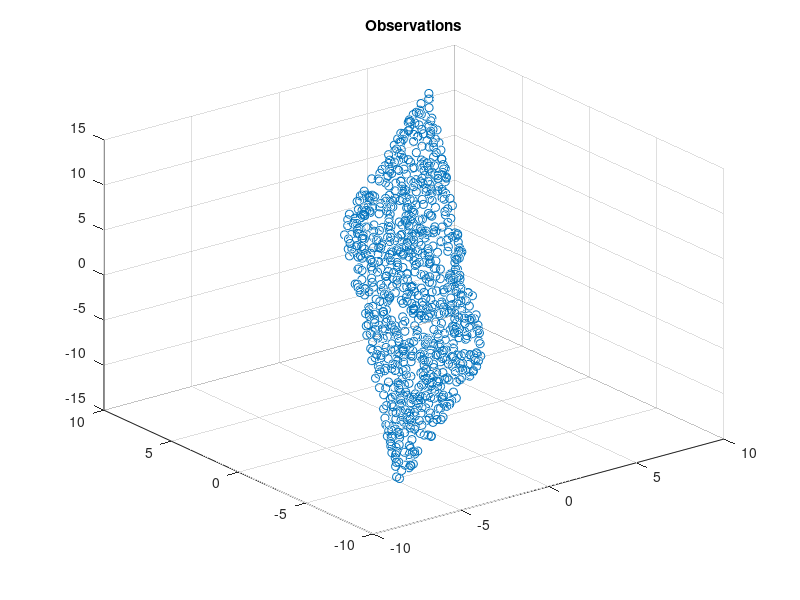
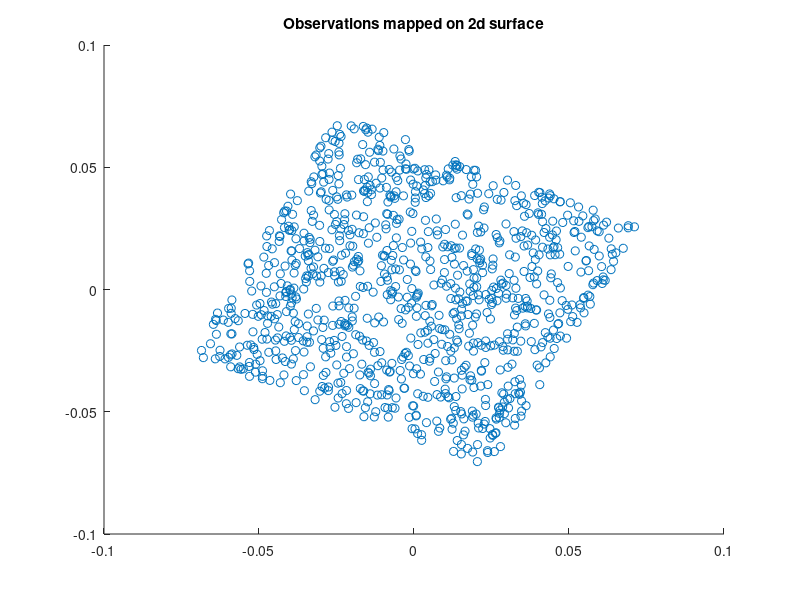
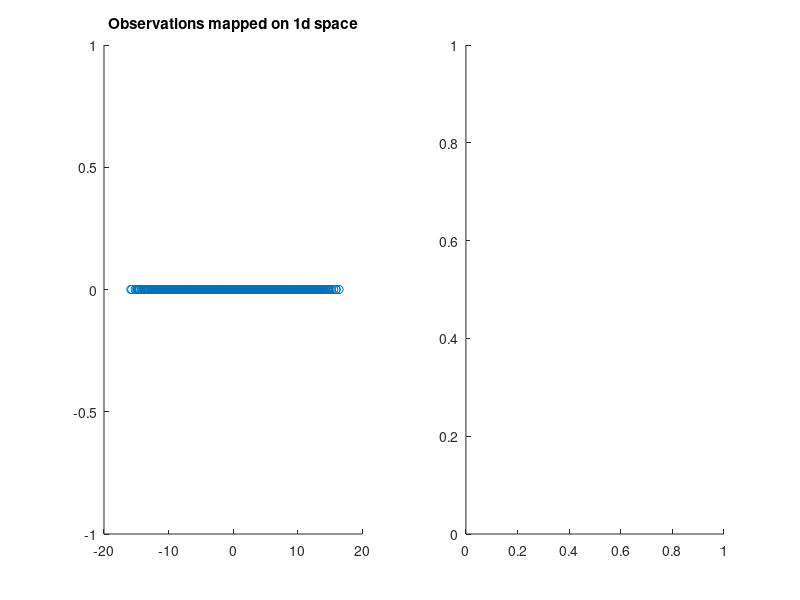

The MATLAB script that drew these images, in order: (Note: this script raises an error after producing the figures.)
clc,clear,close all;

%% part 1
%% Question 1

figure

% creating sources
T = 1000;
s_1 = (rand(1,T) - 0.5) * 6;
s_2 = (rand(1,T) - 0.5) * 4;
S = [s_1 ; s_2];
S = S - mean(S,2);

%creating mixture function
A = [1 -2 ; 2 -1 ; 3 -2];

%creating observations
X = A*S;

%plotting observations
scatter3(X(1,:) , X(2,:) , X(3,:));
title('Observations');

%finding Rx eigen vectors and values
Rx = X * transpose(X);
[U,D] = eig(Rx);

%rearranging matrixes from bigger to smaller lambdas
U = flip(U,2);
D = diag(flip(diag(D)));

%% Question 2

U_new = U;
D_new = D;
for i = 1:length(D)
    if (D(i,i) / sum(sum(D)) < 1e-8)
        U_new(:,i) = [];
        D_new(:,i) = [];
        D_new(i,:) = [];
    end
end

C = transpose(U_new) * A;

%% Question 3

figure

Z = ((D_new^-0.5) * transpose(U_new)) * X;
scatter(Z(1,:) , Z(2,:));
title('Observations mapped on 2d surface');

%% Question 4

[Q , G , V] = svd (X);

%% Question 5

F = S * transpose(V([1 , 2] , :));

%% Question 6

figure

%finding most signifacnt eigen values
for i = 1:length(D)
    if( sum(sum(D(1:i , 1:i))) / sum(sum(D)) > 0.9 )
        l=i;
        break;
    end
end

%eliminating non important vectors and values
U_new = U(: , 1:i);
D_new = D(1:i , 1:i);

%mapping X on the new space
X_new = transpose(U_new) * X ;

%plotting compressed observations
subplot(1,2,1);
scatter(X_new , zeros(1,length(X_new)));
title('Observations mapped on 1d space');
subplot(1,2,2);
histogram(X_new);
title('Histogram of compressed observations');